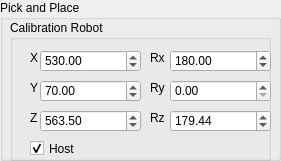
     <widget class="QGroupBox" name="groupBox_2">
      <property name="geometry">
       <rect>
        <x>360</x>
        <y>440</y>
        <width>281</width>
        <height>161</height>
       </rect>
      </property>
      <property name="title">
       <string>Pick and Place</string>
      </property>
      <widget class="QGroupBox" name="groupBox_3">
       <property name="geometry">
        <rect>
         <x>10</x>
         <y>20</y>
         <width>261</width>
         <height>141</height>
        </rect>
       </property>
       <property name="title">
        <string>Calibration Robot</string>
       </property>
       <widget class="QDoubleSpinBox" name="doubleSpinBox_PickX">
        <property name="geometry">
         <rect>
          <x>30</x>
          <y>30</y>
          <width>101</width>
          <height>22</height>
         </rect>
        </property>
        <property name="maximum">
         <double>100000.000000000000000</double>
        </property>
        <property name="value">
         <double>530.000000000000000</double>
        </property>
       </widget>
       <widget class="QLabel" name="label">
        <property name="geometry">
         <rect>
          <x>20</x>
          <y>30</y>
          <width>16</width>
          <height>16</height>
         </rect>
        </property>
        <property name="text">
         <string>X</string>
        </property>
       </widget>
       <widget class="QDoubleSpinBox" name="doubleSpinBox_PickY">
        <property name="geometry">
         <rect>
          <x>30</x>
          <y>60</y>
          <width>101</width>
          <height>22</height>
         </rect>
        </property>
        <property name="maximum">
         <double>100000.000000000000000</double>
        </property>
        <property name="value">
         <double>70.000000000000000</double>
        </property>
       </widget>
       <widget class="QLabel" name="label_2">
        <property name="geometry">
         <rect>
          <x>20</x>
          <y>60</y>
          <width>16</width>
          <height>16</height>
         </rect>
        </property>
        <property name="text">
         <string>Y</string>
        </property>
       </widget>
       <widget class="QDoubleSpinBox" name="doubleSpinBox_PickZ">
        <property name="geometry">
         <rect>
          <x>30</x>
          <y>90</y>
          <width>101</width>
          <height>22</height>
         </rect>
        </property>
        <property name="maximum">
         <double>100000.000000000000000</double>
        </property>
        <property name="value">
         <double>563.500000000000000</double>
        </property>
       </widget>
       <widget class="QLabel" name="label_3">
        <property name="geometry">
         <rect>
          <x>20</x>
          <y>90</y>
          <width>16</width>
          <height>16</height>
         </rect>
        </property>
        <property name="text">
         <string>Z</string>
        </property>
       </widget>
       <widget class="QLabel" name="label_9">
        <property name="geometry">
         <rect>
          <x>140</x>
          <y>60</y>
          <width>16</width>
          <height>16</height>
         </rect>
        </property>
        <property name="text">
         <string>Ry</string>
        </property>
       </widget>
       <widget class="QLabel" name="label_7">
        <property name="geometry">
         <rect>
          <x>140</x>
          <y>30</y>
          <width>16</width>
          <height>16</height>
         </rect>
        </property>
        <property name="text">
         <string>Rx</string>
        </property>
       </widget>
       <widget class="QLabel" name="label_8">
        <property name="geometry">
         <rect>
          <x>140</x>
          <y>90</y>
          <width>16</width>
          <height>16</height>
         </rect>
        </property>
        <property name="text">
         <string>Rz</string>
        </property>
       </widget>
       <widget class="QDoubleSpinBox" name="doubleSpinBox_PickRz">
        <property name="geometry">
         <rect>
          <x>160</x>
          <y>90</y>
          <width>101</width>
          <height>22</height>
         </rect>
        </property>
        <property name="maximum">
         <double>10000.000000000000000</double>
        </property>
        <property name="value">
         <double>179.439999999999998</double>
        </property>
       </widget>
       <widget class="QDoubleSpinBox" name="doubleSpinBox_PickRy">
        <property name="geometry">
         <rect>
          <x>160</x>
          <y>60</y>
          <width>101</width>
          <height>22</height>
         </rect>
        </property>
        <property name="maximum">
         <double>10000.000000000000000</double>
        </property>
        <property name="value">
         <double>0.000000000000000</double>
        </property>
       </widget>
       <widget class="QDoubleSpinBox" name="doubleSpinBox_PickRx">
        <property name="geometry">
         <rect>
          <x>160</x>
          <y>30</y>
          <width>101</width>
          <height>22</height>
         </rect>
        </property>
        <property name="maximum">
         <double>10000.000000000000000</double>
        </property>
        <property name="value">
         <double>180.000000000000000</double>
        </property>
       </widget>
       <widget class="QCheckBox" name="checkBox_Host">
        <property name="geometry">
         <rect>
          <x>20</x>
          <y>120</y>
          <width>70</width>
          <height>17</height>
         </rect>
        </property>
        <property name="text">
         <string>Host</string>
        </property>
        <property name="checked">
         <bool>true</bool>
        </property>
       </widget>
      </widget>
     </widget>
